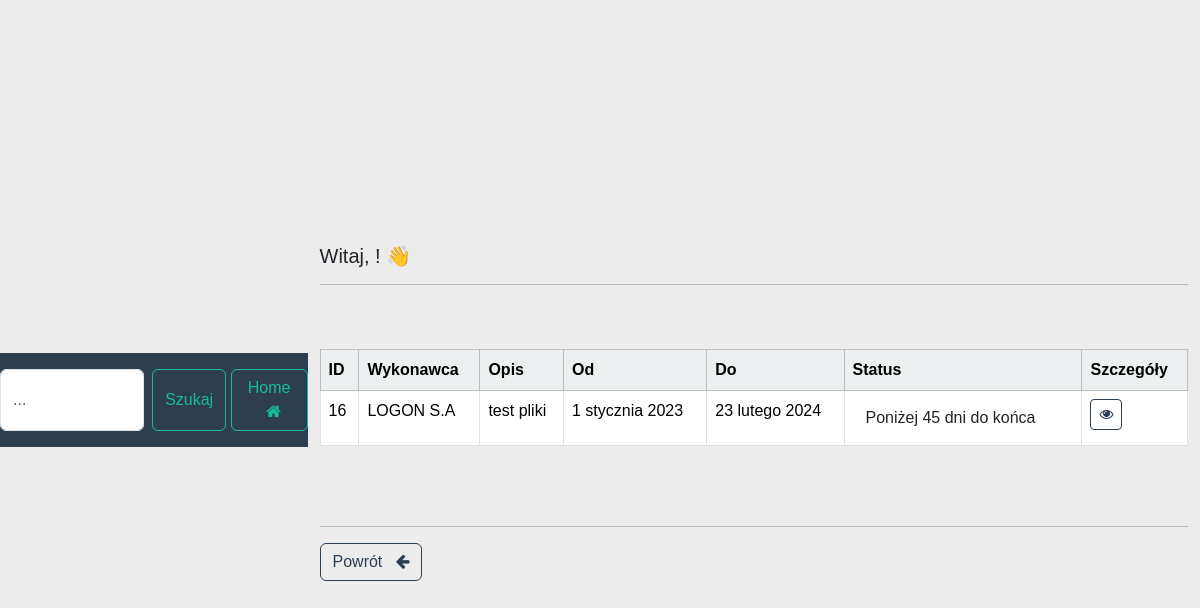
/umowy/search/ (signed in), run on an earlier commit of the app's database.
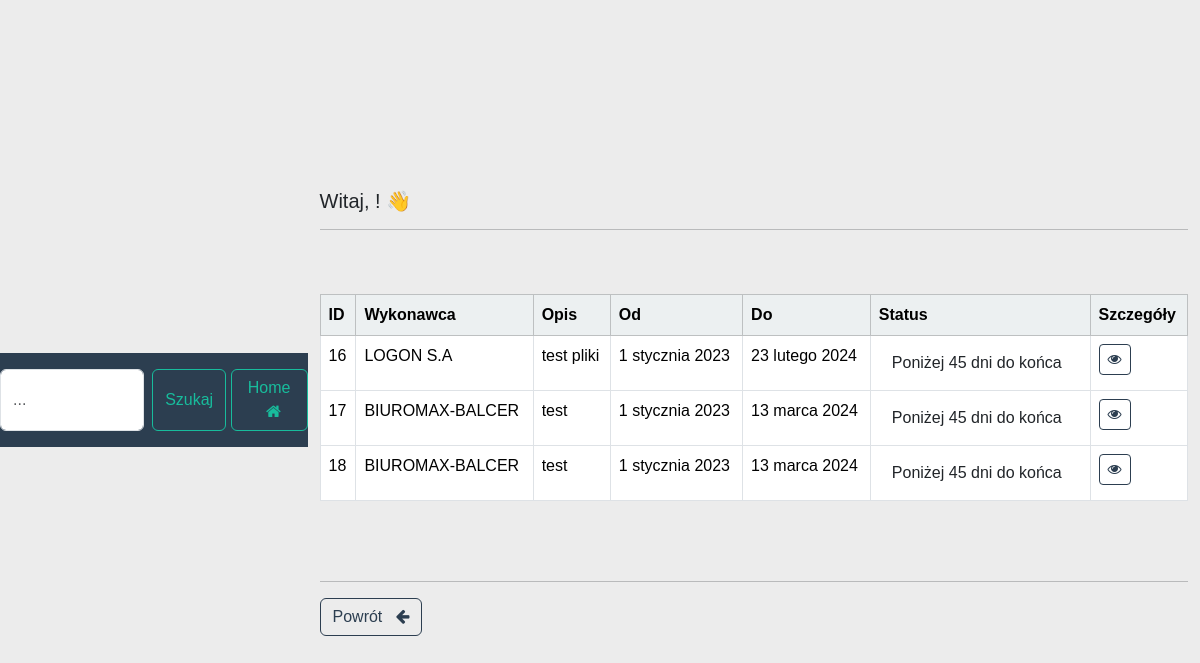
And on a later commit of the database.
### umowy/models.py (models this page shows, shortened)
class Contract(models.Model):
    contractor = models.ForeignKey(Contractor, on_delete=models.CASCADE)
    description = models.TextField()
    start_date = models.DateField()
    end_date = models.DateField(blank=True, null=True)
    status = models.CharField(max_length=100, default='Aktywna')

class Contractor(models.Model):
    name = models.CharField(max_length=100)

### umowy/views.py (the view)
# urls.py: path('search/', views.search_contracts, name='search_contracts'),
@login_required(login_url="login")
def search_contracts(request):
    searched = request.POST.get("searched", "").lower()
    my_contracts = Contract.objects.filter(contractor__name__icontains=searched)
    if not my_contracts:
        message = f"<b> Nie znaleziono Wykonawcy '{searched}'.</b>"
    else:
        message = ""
    return render(request, "search-contract.html", {"searched": searched, "my_contracts": my_contracts, "message": message})

### umowy/templates/search-contract.html (shortened to what this page needs)
{% extends 'base-contract.html' %}
{% block content %}
    <h5> Witaj, {{ user.first_name }} {{ user.last_name }}! 👋 </h5>
    <hr>
    <br><br>
    <table class="table  table-bordered" id="sample_data">
        <thead class="table-light">
        <tr>
            <th scope="col"> ID</th>
            <th scope="col"> Wykonawca</th>
            <th scope="col"> Opis</th>
            <th scope="col"> Od</th>
            <th scope="col"> Do</th>
            <th scope="col"> Status</th>
            <th scope="col"> Szczegóły</th>
        </tr>
        </thead>
        <tbody>
        {% if message %}
            <p>{{ message|safe }}</p>
        {% else %}
            {% for contract in my_contracts %}
                <tr>
                    <td> {{ contract.id }} </td>
                    <td> {{ contract.contractor.name }} </td>
                    <td> {{ contract.description }} </td>
                    <td> {{ contract.start_date }} </td>
                    <td> {{ contract.end_date }} </td>
                    <td>
                        <button class="btn {{ contract.status_css_class }}">{{ contract.status }}</button>
                    </td>
                    <td><a class="btn btn-outline-primary btn-sm" href="{% url 'details_contract' contract.id %}">
                        <i class="fa fa-eye" aria-hidden="true"></i> </a></td>
                </tr>
            {% endfor %}
        {% endif %}
        </tbody>
    </table>
    <br><br>
    <hr>
    <a href="{% url 'dashboard_umowy' %}" class="btn btn-outline-primary">Powrót &nbsp; <i class="fa fa-arrow-left"
                                                                                           aria-hidden="true"></i>
    </a>
{% endblock %}

What changed in the data, as far as the page shows it:
added Contract: id "17", contractor.name "BIUROMAX-BALCER", description "test", start_date "1 stycznia 2023", end_date "13 marca 2024", status "Poniżej 45 dni do końca"
added Contract: id "18", contractor.name "BIUROMAX-BALCER", description "test", start_date "1 stycznia 2023", end_date "13 marca 2024", status "Poniżej 45 dni do końca"
